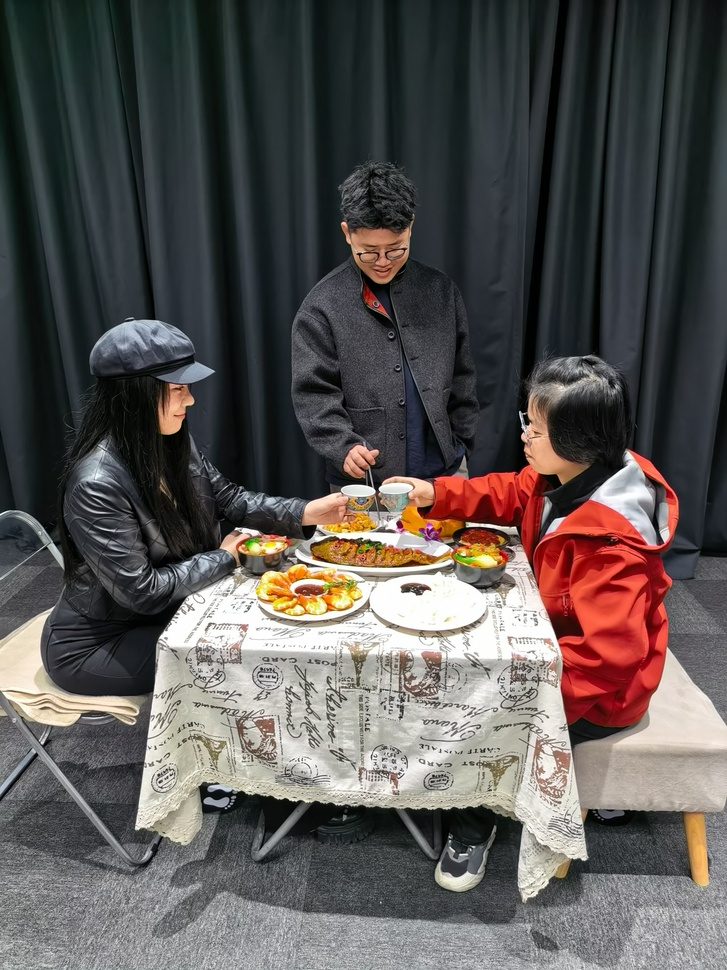
#> input picture minimax_h3/examples/681533632532078.jpg, 727 x 970 px, shrunk from 1440 x 1920 before the run
$ python -i 10b_verify_sheet.py   (imports and definitions only)   (older library calls are emulated)
#> lines starting #> are read from the running program, lines starting #| are printed output that depends on the picture; after the words box and inside, x2 and y2 are one past the last pixel; in counts of white or black regions, pixels touching at a corner belong together
#> further down, picture is the input picture: shape (970, 727, 3); mean B, G, R 83.7, 85.6, 90
#!/usr/bin/env python3
"""10b_verify_sheet.py — 指认包的独立体检（不看图，只量数）。

为什么需要：`10_nose_sheet.py` 的裁窗是"检测框 × 倍数"推出来的，构造本身不能证明框对了。
这里用**独立于构造**的量反向验证：

  V1 face_in_crop   把 GT 块再检测一次，能检出且框落在块内 → 窗里确实有脸。
  V2 skin_ratio     块内肤色像素占比。正脸应显著高于 0.15；接近 0 就是框空/框到背景。
  V3 skin_align     GT 与 RD 的肤色重心差。**这是最关键的一条**——两图同框才可比，
                    若重心差 > 0.18 说明裁窗错位，上下对比无效。
  V4 lap_var        GT 块的 Laplacian 方差。过低 = 纯色块（背景/黑屏），不是人脸。

三分类（供人工指认时区分）：
  face     检测成功 → 正常可指认鼻宽
  profile  检测失败但肤色占比高 → 侧面有脸，检测器漏检，**鼻宽 N/A 但仍可指认"糊/重影"**
  empty    检测失败且肤色极低 → 背面/无脸，**不可指认**

用法：
  python splatanything/10b_verify_sheet.py --dir /mnt/d/tmp/r2n/sheets
  python splatanything/10b_verify_sheet.py --dir ... --rewrite   # 回写 manifest
"""
import argparse
import json
from pathlib import Path

import cv2
import numpy as np


# [18 lines left out: functions _load_detector, face_in_crop, not called in this run]


def skin_mask(bgr):
    """YCrCb 经典肤色区间 ∩ HSV 排除过暗。"""
    ycrcb = cv2.cvtColor(bgr, cv2.COLOR_BGR2YCrCb)
#> ycrcb: shape (970, 727, 3); mean of channels 0, 1, 2 86.7, 130.4, 126.3
    hsv = cv2.cvtColor(bgr, cv2.COLOR_BGR2HSV)
#> hsv: shape (970, 727, 3); mean H, S, V 79.5, 55, 96
    return cv2.bitwise_and(cv2.inRange(ycrcb, (0, 133, 77), (255, 173, 127)),
                           cv2.inRange(hsv, (0, 30, 40), (25, 200, 255)))
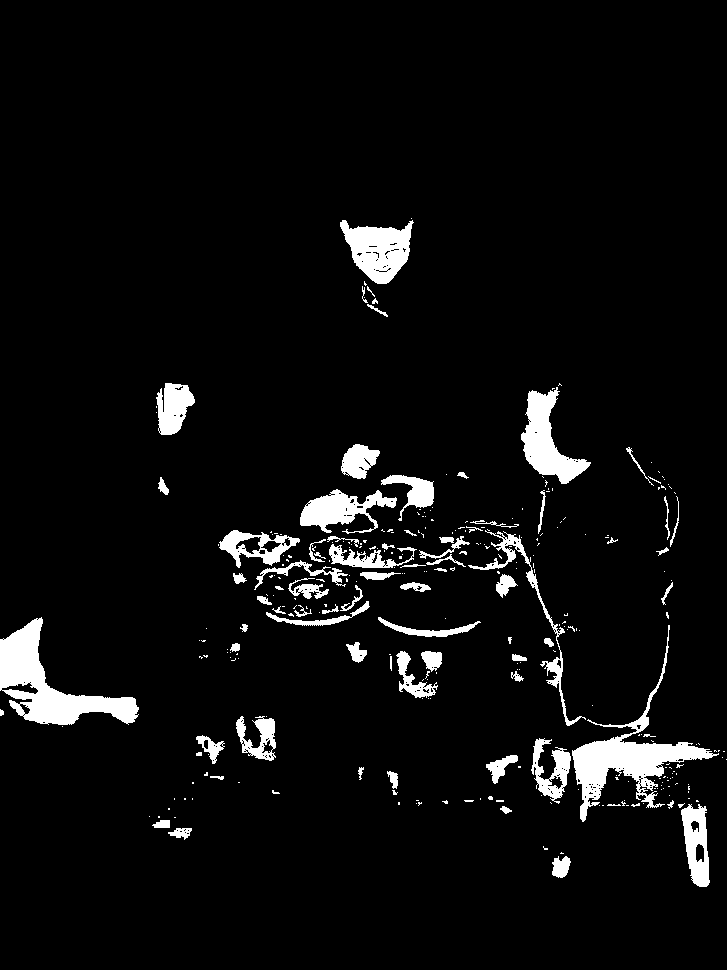
#> returned value: shape (970, 727); 5.3% white; 312 white regions (235 under 20 px), largest, box (x1, y1, x2, y2) and area: (0, 617, 139, 725) 5478, (572, 625, 719, 822) 5213, (521, 387, 591, 484) 2864


# [110 lines left out: functions skin_centroid, main, not called in this run]


# [2 lines not run here, left out]

>>> import cv2
>>> picture = cv2.imread('../minimax_h3/examples/681533632532078.jpg')
>>> result = skin_mask(picture)
